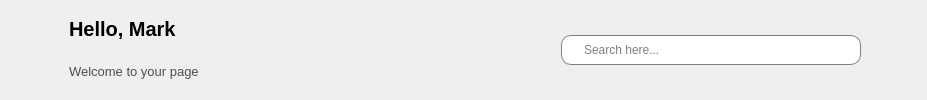
        <widget class="QWidget" name="header_widget" native="true">
         <layout class="QHBoxLayout" name="horizontalLayout_2">
          <property name="rightMargin">
           <number>20</number>
          </property>
          <item>
           <widget class="QPushButton" name="pushButton_4">
            <property name="styleSheet">
             <string notr="true">QPushButton{
	border:none;
}</string>
            </property>
            <property name="text">
             <string/>
            </property>
            <property name="icon">
             <iconset resource="resources.qrc">
              <normaloff>:/Icons/menu.png</normaloff>:/Icons/menu.png</iconset>
            </property>
            <property name="iconSize">
             <size>
              <width>25</width>
              <height>35</height>
             </size>
            </property>
            <property name="checkable">
             <bool>true</bool>
            </property>
           </widget>
          </item>
          <item>
           <layout class="QVBoxLayout" name="verticalLayout_16">
            <property name="leftMargin">
             <number>20</number>
            </property>
            <item>
             <widget class="QLabel" name="label_7">
              <property name="font">
               <font>
                <pointsize>15</pointsize>
                <weight>75</weight>
                <bold>true</bold>
               </font>
              </property>
              <property name="text">
               <string>Hello, Mark</string>
              </property>
             </widget>
            </item>
            <item>
             <widget class="QLabel" name="label_8">
              <property name="font">
               <font>
                <pointsize>10</pointsize>
                <weight>50</weight>
                <bold>false</bold>
               </font>
              </property>
              <property name="styleSheet">
               <string notr="true">color: rgb(79, 79, 79);</string>
              </property>
              <property name="text">
               <string>Welcome to your page</string>
              </property>
             </widget>
            </item>
           </layout>
          </item>
          <item>
           <spacer name="horizontalSpacer">
            <property name="orientation">
             <enum>Qt::Horizontal</enum>
            </property>
            <property name="sizeHint" stdset="0">
             <size>
              <width>356</width>
              <height>20</height>
             </size>
            </property>
           </spacer>
          </item>
          <item>
           <widget class="QLineEdit" name="lineEdit">
            <property name="minimumSize">
             <size>
              <width>300</width>
              <height>30</height>
             </size>
            </property>
            <property name="maximumSize">
             <size>
              <width>300</width>
              <height>30</height>
             </size>
            </property>
            <property name="styleSheet">
             <string notr="true">QLineEdit{
	padding-left: 20px;
	border:1px solid gray;
	border-radius:10px;
}</string>
            </property>
            <property name="placeholderText">
             <string>Search here...</string>
            </property>
           </widget>
          </item>
          <item>
           <widget class="QLabel" name="label_9">
            <property name="minimumSize">
             <size>
              <width>40</width>
              <height>40</height>
             </size>
            </property>
            <property name="maximumSize">
             <size>
              <width>40</width>
              <height>40</height>
             </size>
            </property>
            <property name="text">
             <string/>
            </property>
            <property name="pixmap">
             <pixmap resource="resources.qrc">:/Icons/profile.png</pixmap>
            </property>
            <property name="scaledContents">
             <bool>true</bool>
            </property>
           </widget>
          </item>
         </layout>
        </widget>
